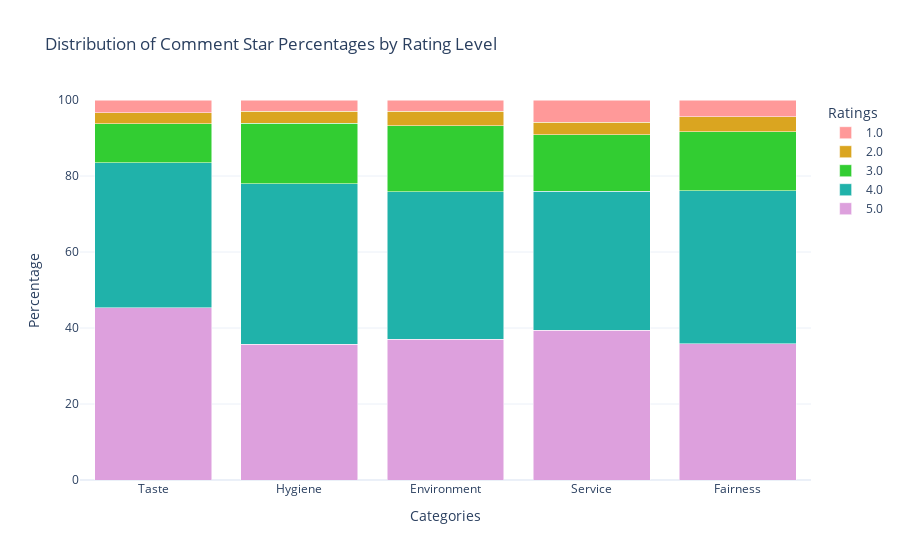

Source (notebook cell):
### Code cell
# Load the dataset
file_path = 'Openrice_9006_restaurants_cleaned_v4.csv'
df = pd.read_csv(file_path, encoding='UTF-8-SIG')

# Define the categories with exact column names
categories = ['comment_taste_star', 'comment_env_star', 'comment_service_star', 
              'comment_hygiene_star', 'comment_fair_price_star']
display_names = ['Taste', 'Environment', 'Service', 'Hygiene', 'Fairness']
ratings = [1.0, 2.0, 3.0, 4.0, 5.0]

# Define reversed ratings and colors first
reversed_ratings = ratings[::-1]  # This creates [5.0, 4.0, 3.0, 2.0, 1.0]
colors = ['#FF9999', '#DAA520', '#32CD32', '#20B2AA', '#DDA0DD']
reversed_colors = colors[::-1]

# Function to calculate percentages
def calculate_percentages(df, category):
    total = len(df[category].dropna())
    percentages = []
    for rating in ratings:
        count = len(df[df[category] == rating])
        percentage = (count / total) * 100 if total > 0 else 0
        percentages.append(percentage)
    return percentages

# Calculate the average rating for each category
category_averages = {cat: df[cat].mean() for cat in categories}

# Sort categories by their average rating in descending order
sorted_categories = sorted(category_averages, key=category_averages.get, reverse=True) # type: ignore
sorted_display_names = [display_names[categories.index(cat)] for cat in sorted_categories]

# Create the figure
fig = go.Figure()

# Add bars for each rating in reversed order
for i, rating in enumerate(reversed_ratings):
    percentages = [calculate_percentages(df, cat)[ratings.index(rating)] for cat in sorted_categories]
    fig.add_trace(go.Bar(
        name=str(rating),
        x=sorted_display_names,
        y=percentages,
        marker_color=reversed_colors[i]
    ))

# Update layout
fig.update_layout(
    barmode='stack',
    title='Distribution of Comment Star Percentages by Rating Level',
    yaxis_title='Percentage',
    xaxis_title='Categories',
    showlegend=True,
    legend_title='Ratings',
    template='plotly_white'
)

# Update y-axis
fig.update_yaxes(range=[0, 100])

# Display the figure
fig.show()

### Figure 1 — Plotly figure (JSON) as saved in the notebook; plotly's stock layout.template omitted (floating-point values rounded to 4 significant figures)
{"data": [{"marker": {"color": "#DDA0DD"}, "name": "5.0", "type": "bar", "x": ["Taste", "Hygiene", "Environment", "Service", "Fairness"], "y": [45.31, 35.71, 37.08, 39.37, 35.84]}, {"marker": {"color": "#20B2AA"}, "name": "4.0", "type": "bar", "x": ["Taste", "Hygiene", "Environment", "Service", "Fairness"], "y": [38.19, 42.21, 38.84, 36.67, 40.21]}, {"marker": {"color": "#32CD32"}, "name": "3.0", "type": "bar", "x": ["Taste", "Hygiene", "Environment", "Service", "Fairness"], "y": [10.32, 15.94, 17.24, 14.84, 15.53]}, {"marker": {"color": "#DAA520"}, "name": "2.0", "type": "bar", "x": ["Taste", "Hygiene", "Environment", "Service", "Fairness"], "y": [2.866, 3.172, 3.878, 3.329, 4.055]}, {"marker": {"color": "#FF9999"}, "name": "1.0", "type": "bar", "x": ["Taste", "Hygiene", "Environment", "Service", "Fairness"], "y": [3.319, 2.97, 2.962, 5.796, 4.356]}], "layout": {"barmode": "stack", "legend": {"title": {"text": "Ratings"}}, "showlegend": true, "title": {"text": "Distribution of Comment Star Percentages by Rating Level"}, "xaxis": {"title": {"text": "Categories"}}, "yaxis": {"range": [0, 100], "title": {"text": "Percentage"}}}}
